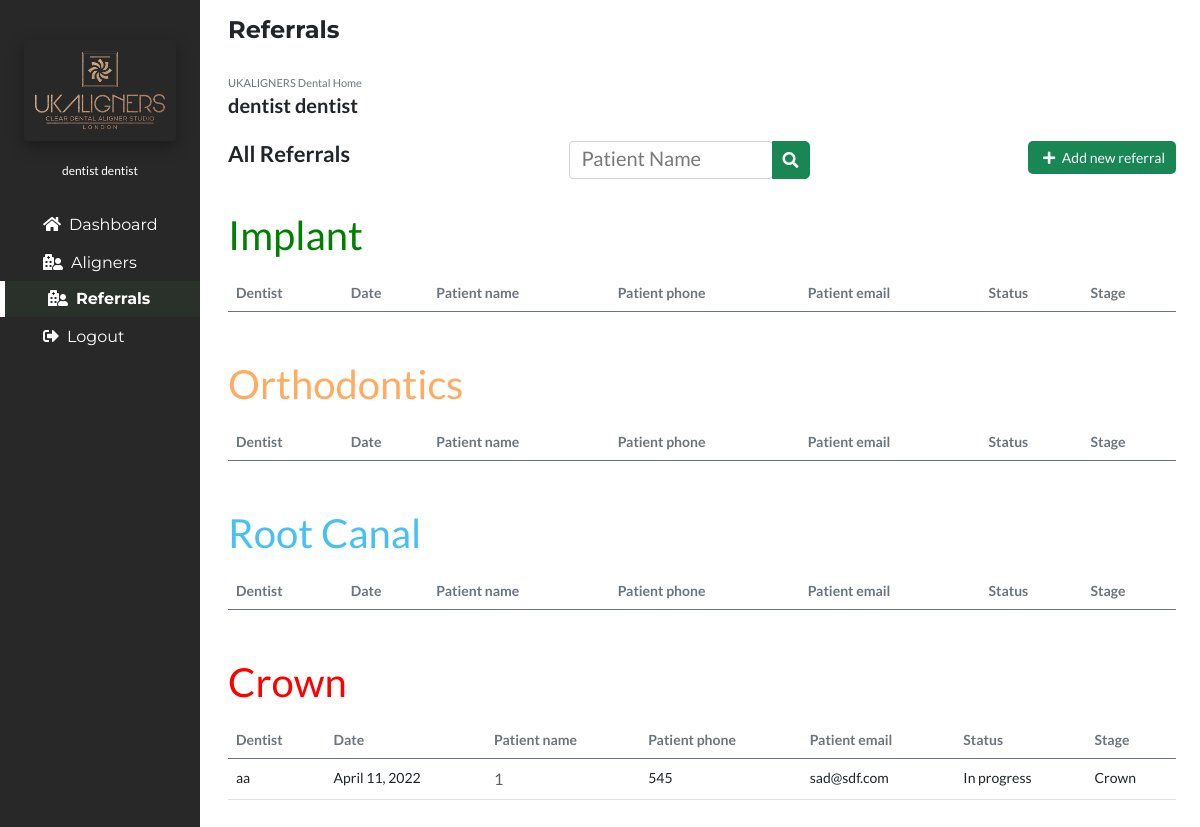
Page /referrals (signed in) on the earlier database version.
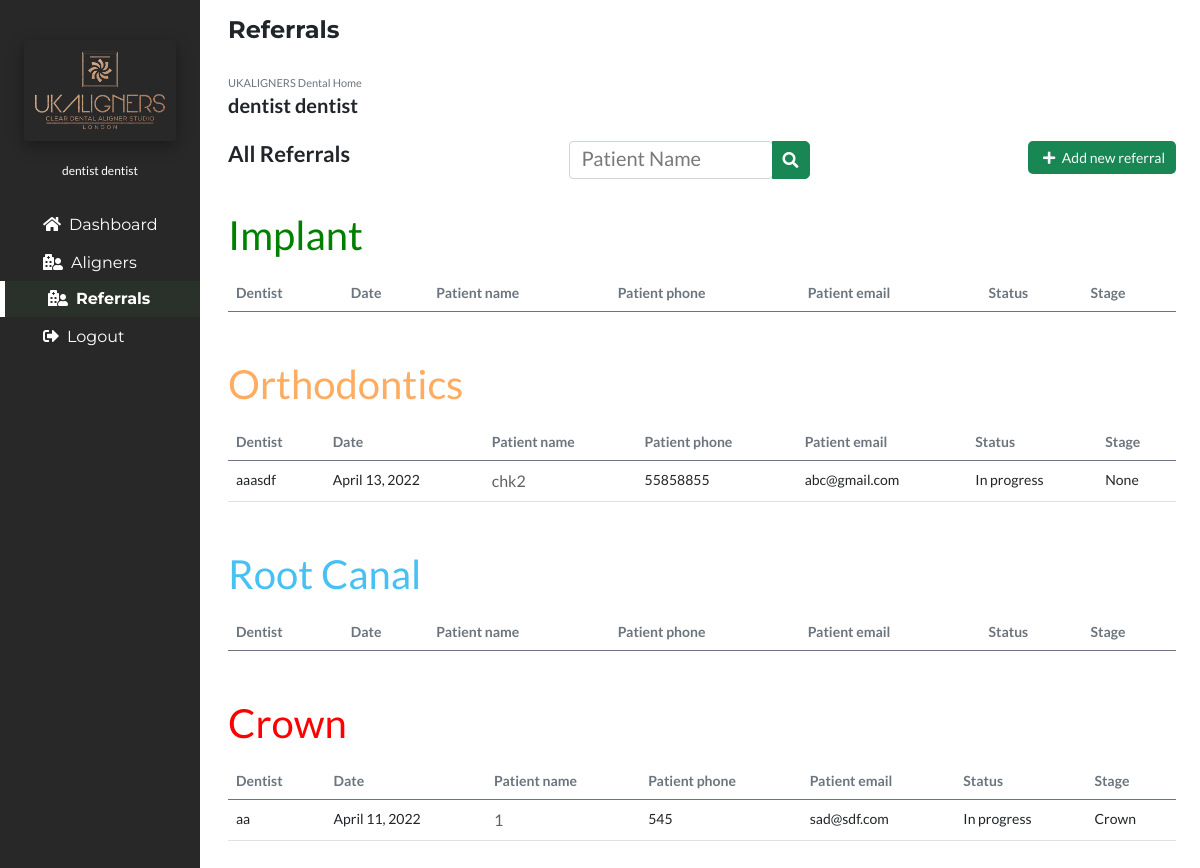
Same page on the later database version.
### portfolioApp/models.py (models this page shows, shortened)
class Referral(models.Model):
    Dentist=models.ForeignKey(User,on_delete=models.CASCADE, null=True)
    DentistName=models.CharField(max_length=50,null=True)
    PatientName=models.CharField(max_length=50)
    PatientPhone=models.CharField(max_length=20)
    PatientEmail=models.CharField(max_length=40)
    ReferralReason=models.CharField(max_length=60,default="Consultation",null=True,choices=(("Consultation","Consultation"),("Implant","Implant"),("Orthodontics","Orthodontics"),("Root Canal","Root Canal"),("Crown","Crown")
    ))
    Status=models.CharField(max_length=40,default="New",null=True,choices=(("New","New"),("Booked","Booked"),("Declined","Declined"),("TC","TC")
    ))
    BookedOn=models.CharField(max_length=40,null=True)
    TreatmentPlan=models.CharField(max_length=80,null=True)
    Note=models.CharField(max_length=150,null=True)
    Stage=models.CharField(max_length=150,null=True)
    Date=models.DateField(auto_now_add=True)

### portfolioApp/views.py (the view)
# urls.py: path('referrals', views.referrals, name='referrals'),
@login_required(login_url='login')
def referrals(request):
    if request.method=="POST":
        referral_obj = Referral.objects.get(id=request.POST.get('id'))
        referral_obj.Stage = request.POST.get('Stage')
        referral_obj.Status = request.POST.get('Status')
        referral_obj.save()
    if request.user.is_superuser or request.user.is_staff:
        implant_referral = Referral.objects.distinct().filter(
                Q(ReferralReason="Implant") &
                Q(Status="In progress") |
                Q(Status="Booked")
            ).order_by("PatientName")
        orthodontics_referral = Referral.objects.distinct().filter(
                Q(ReferralReason="Orthodontics") &
                Q(Status="In progress") |
                Q(Status="Booked")
            ).order_by("PatientName")
        root_canal_referral = Referral.objects.distinct().filter(
                Q(ReferralReason="Root Canal") &
                Q(Status="In progress") |
                Q(Status="Booked")
            ).order_by("PatientName")
        crown_referral = Referral.objects.distinct().filter(
                Q(ReferralReason="Crown") &
                Q(Status="In progress") |
                Q(Status="Booked")
            ).order_by("PatientName")
        print("Otho",orthodontics_referral.count())
        print("crown",crown_referral.count(),"********************")
    else:
        implant_referral = Referral.objects.distinct().filter(
                Q(Dentist=request.user) &
                Q(ReferralReason="Implant") &
                Q(Status="In progress") |
                Q(Status="Booked")
            ).order_by("PatientName")
        orthodontics_referral = Referral.objects.distinct().filter(
                Q(Dentist=request.user) &
                Q(ReferralReason="Orthodontics") &
                Q(Status="In progress") |
                Q(Status="Booked")
            ).order_by("PatientName")
        root_canal_referral = Referral.objects.distinct().filter(
                Q(Dentist=request.user) &
                Q(ReferralReason="Root Canal") &
                Q(Status="In progress") |
                Q(Status="Booked")
            ).order_by("PatientName")
        crown_referral = Referral.objects.distinct().filter(
                Q(Dentist=request.user) &
                Q(ReferralReason="Crown") &
                Q(Status="In progress") |
                Q(Status="Booked")
            ).order_by("PatientName")
    context={
        'referral':'active',
        'implant_referral': implant_referral,
        'orthodontics_referral': orthodontics_referral,
        'root_canal_referral': root_canal_referral,
        'crown_referral': crown_referral,
    }
    return render(request,'referrals.html',context)

### portfolioApp/templates/referrals.html (shortened to what the changed rows need)
{% extends 'base.html' %}
{% load static %}
{% block body %}
<section class="px-4">
<div class="">
<div class="col-sm-12 px-0 pb-3 my-3 table-responsive"style="font-size:14px;">
<table class="table ">
  <h1 style="font-size: 40px; color: green; margin-bottom: 15px;">Implant</h1>
<thead class="text-secondary">
<tr>
  <th scope="col">Dentist</th>
  <th scope="col">Date</th>
  <th scope="col">Patient name</th>
  <th scope="col">Patient phone</th>
  <th scope="col">Patient email</th>
  <th scope="col">Status</th>
  <th scope="col">Stage</th>
</tr>
</thead>
</table>
</div>
<div class="col-sm-12 px-0 pb-3 my-3 table-responsive"style="font-size:14px;">
  <table class="table ">
    <h1 style="font-size: 40px; color: #ffac62; margin-bottom: 15px;">Orthodontics</h1>
  <thead class="text-secondary">
  <tr>
    <th scope="col">Dentist</th>
    <th scope="col">Date</th>
    <th scope="col">Patient name</th>
    <th scope="col">Patient phone</th>
    <th scope="col">Patient email</th>
    <th scope="col">Status</th>
    <th scope="col">Stage</th>
  </tr>
  </thead>
  <tbody>
  {% for referrals in orthodontics_referral %}
  <tr>
    <td>{{referrals.DentistName}}</td>
    <td>{{referrals.Date}}</td>
    {% if not user.is_staff or user.is_superuser%}
    <td><a href="/referraldetail/{{referrals.id}}/">{{referrals.PatientName}}</a></td>
    {% else %}
    <td class="text-secondary">{{referrals.PatientName}}</td>
    {% endif %}
    <td>{{referrals.PatientPhone}}</td>
    <td>{{referrals.PatientEmail}}</td>
    <form action="" method="POST">
    {% if not user.is_dentist %}
      <td>
        <select name="Status" id="Status">
          <option style="background: rgb(52, 143, 255); color: white;" value="{{referrals.Status}}"selected>{{referrals.Status}}</option>
          <option value="Declined">Declined</option>
          <option value="TC" >TC</option>
        </select>
      </td>
    {% else %}
      <td>{{referrals.Status}}</td>
    {% endif %}
    {% if not user.is_dentist %}
    <td>
      <select name="Stage" id="Stage">
        <option style="background: rgb(52, 143, 255); color: white;" value="{{referrals.Stage}}"selected>{{referrals.Stage}}</option>
        <option value="Consultation">Consultation</option>
        <option value="Scan">Scan</option>
        <option value="3D">3D</option>
        <option value="In TMT">In TMT</option>
        <option value="IPR">IPR</option>
        <option value="Review">Review</option>
      </select>
    </td>
    <input style="display: none;" name="id" value="{{referrals.id}}">
    {% else %}
      <td>{{referrals.Stage}}</td>
    {% endif %}
    </form>
  </tr>
  {% endfor %}
  </tbody>
  </table>
</div>
<div class="col-sm-12 px-0 pb-3 my-3 table-responsive"style="font-size:14px;">
  <table class="table ">
    <h1 style="font-size: 40px; color: #47c1f4; margin-bottom: 15px;">Root Canal</h1>
  <thead class="text-secondary">
  <tr>
    <th scope="col">Dentist</th>
    <th scope="col">Date</th>
    <th scope="col">Patient name</th>
    <th scope="col">Patient phone</th>
    <th scope="col">Patient email</th>
    <th scope="col">Status</th>
    <th scope="col">Stage</th>
  </tr>
  </thead>
  </table>
</div>
<div class="col-sm-12 px-0 pb-3 my-3 table-responsive"style="font-size:14px;">
  <table class="table ">
    <h1 style="font-size: 40px; color: red; margin-bottom: 15px;">Crown</h1>
  <thead class="text-secondary">
  <tr>
    <th scope="col">Dentist</th>
    <th scope="col">Date</th>
    <th scope="col">Patient name</th>
    <th scope="col">Patient phone</th>
    <th scope="col">Patient email</th>
    <th scope="col">Status</th>
    <th scope="col">Stage</th>
  </tr>
  </thead>
  <tbody>
  {% for referrals in crown_referral %}
  <tr>
    <td>{{referrals.DentistName}}</td>
    <td>{{referrals.Date}}</td>
    {% if not user.is_staff or user.is_superuser%}
    <td><a href="/referraldetail/{{referrals.id}}/">{{referrals.PatientName}}</a></td>
    {% else %}
    <td class="text-secondary">{{referrals.PatientName}}</td>
    {% endif %}
    <td>{{referrals.PatientPhone}}</td>
    <td>{{referrals.PatientEmail}}</td>
    <form action="" method="POST">
    {% if not user.is_dentist %}
      <td>
        <select name="Status" id="Status">
          <option style="background: rgb(52, 143, 255); color: white;" value="{{referrals.Status}}"selected>{{referrals.Status}}</option>
          <option value="Booked" >Booked</option>
          <option value="Declined">Declined</option>
          <option value="TC" >TC</option>
        </select>
      </td>
    {% else %}
      <td>{{referrals.Status}}</td>
    {% endif %}
    {% if not user.is_dentist %}
    <td>
      <select name="Stage" id="Stage">
        <option style="background: rgb(52, 143, 255); color: white;" value="{{referrals.Stage}}"selected>{{referrals.Stage}}</option>
        <option value="Consultation">Consultation</option>
        <option value="Prep">Prep</option>
        <option value="Fit">Fit</option>
        <option value="Review">Review</option>
      </select>
    </td>
    <input style="display: none;" name="id" value="{{referrals.id}}">
    {% else %}
      <td>{{referrals.ReferralReason}}</td>
    {% endif %}
    </form>
  </tr>
  {% endfor %}
  </tbody>
  </table>
</div>
</div>
</section>
{% endblock body %}

Differences in the rows shown:
now on this page (row edited): Referral: DentistName "aaasdf", Date "April 13, 2022", PatientName "chk2", PatientPhone "55858855", PatientEmail "abc@gmail.com", Status "In progress", Stage "None", shown under "Orthodontics"
